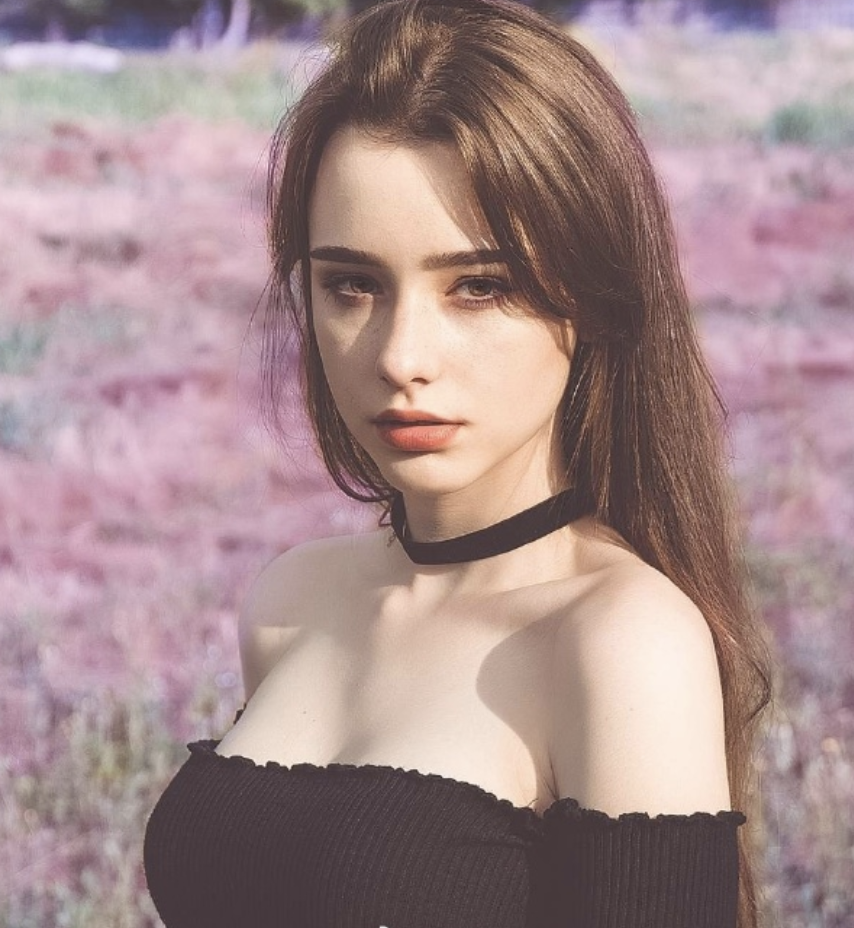
//> input picture cmake-build-debug/taaarannn.png, 854 x 928 px, given in place of the camera
$ ./openCV_Canny   (built with g++ and OpenCV 4)
//> lines starting //> are read from the running program, lines starting //| are printed output that depends on the picture
#include "opencv2/opencv.hpp"

using namespace std;
using namespace cv;

int main() {

    // Create a VideoCapture object and use camera to capture the video
    VideoCapture cap(0);

    // Check if camera opened successfully
    if (!cap.isOpened()) {
        cout << "Error opening video stream" << endl;
        return -1;
    }

    // Default resolution of the frame is obtained.The default resolution is system dependent.
    auto frame_width = static_cast<int>(cap.get(CV_CAP_PROP_FRAME_WIDTH));
    auto frame_height = static_cast<int>(cap.get(CV_CAP_PROP_FRAME_HEIGHT));

    // Define the codec and create VideoWriter object.The output is stored in 'outcpp.avi' file.
    VideoWriter video("canny.avi", CV_FOURCC('M', 'J', 'P', 'G'), 10, Size(frame_width, frame_height));

    Mat edges;
    while (true) {
        Mat frame;

        // Capture frame-by-frame
        cap >> frame;
//> frame is the input picture: 928 rows x 854 cols, CV_8UC3; mean B, G, R 141.4, 140.4, 164.9

        // If the frame is empty, break immediately
        if (frame.empty())
            break;

        cvtColor(frame, edges, COLOR_BGR2GRAY);
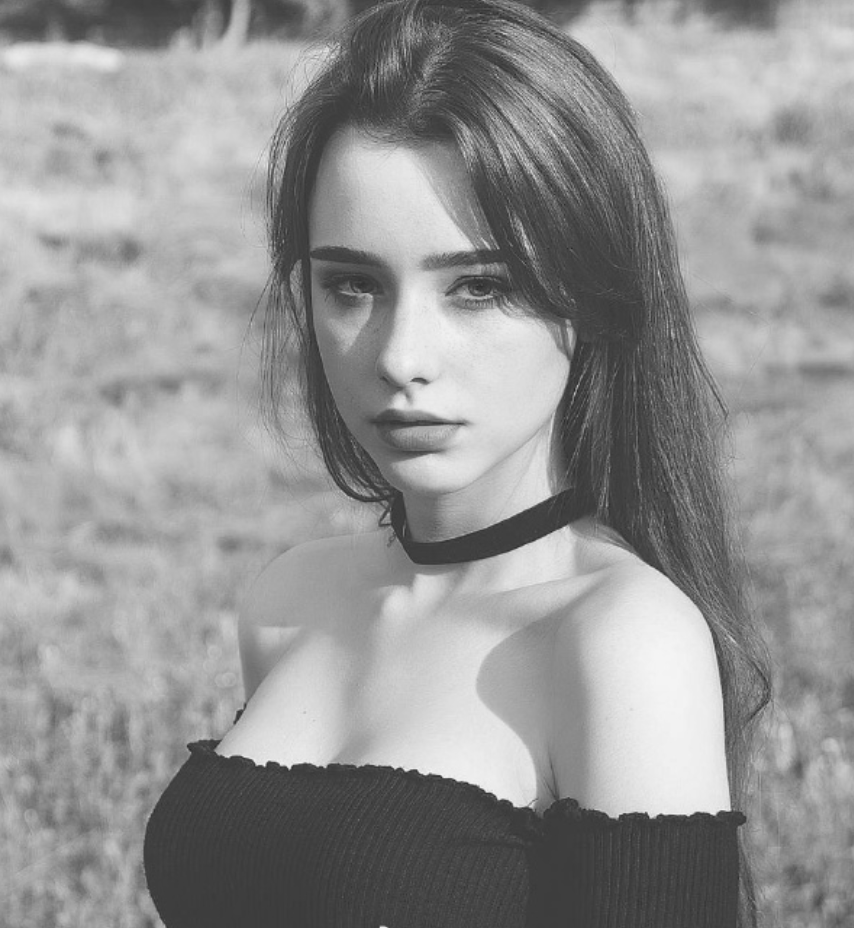
//> edges: 928 rows x 854 cols, CV_8UC1; min 36, max 245, mean 147.8
        GaussianBlur(edges, edges, Size(7,7), 1.5, 1.5);
        Canny(edges, edges, 0, 30, 3);
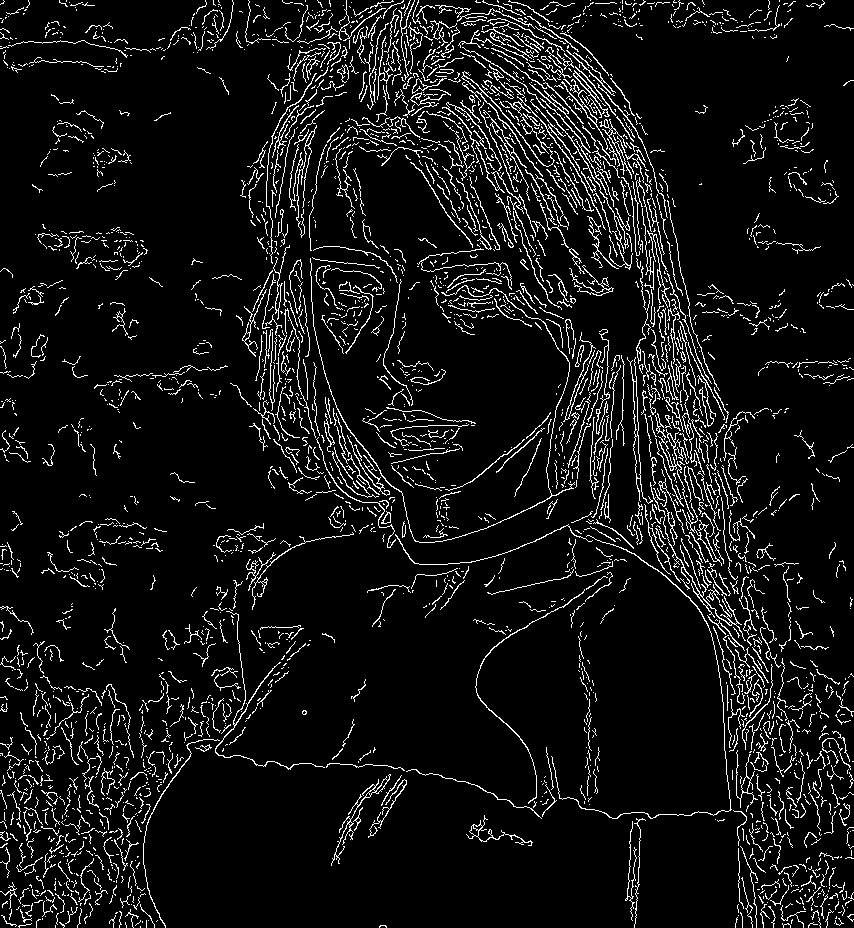
//> edges: 928 rows x 854 cols, CV_8UC1; 7.5% white in thin lines or dots

        // Write the frame into the file 'outcpp.avi'
        video.write(frame);

        // Display the initial frame
        imshow("Frame", frame);
        // Display the resulting edges
        imshow("Edges", edges);

        // Press  ESC on keyboard to  exit
        auto c = (char) waitKey(1);
//> the Esc key is pressed
        if (c == 27)
            break;
    }

    // When everything done, release the video capture and write object
    cap.release();
    video.release();

    // Closes all the windows
    destroyAllWindows();
    return 0;
}
